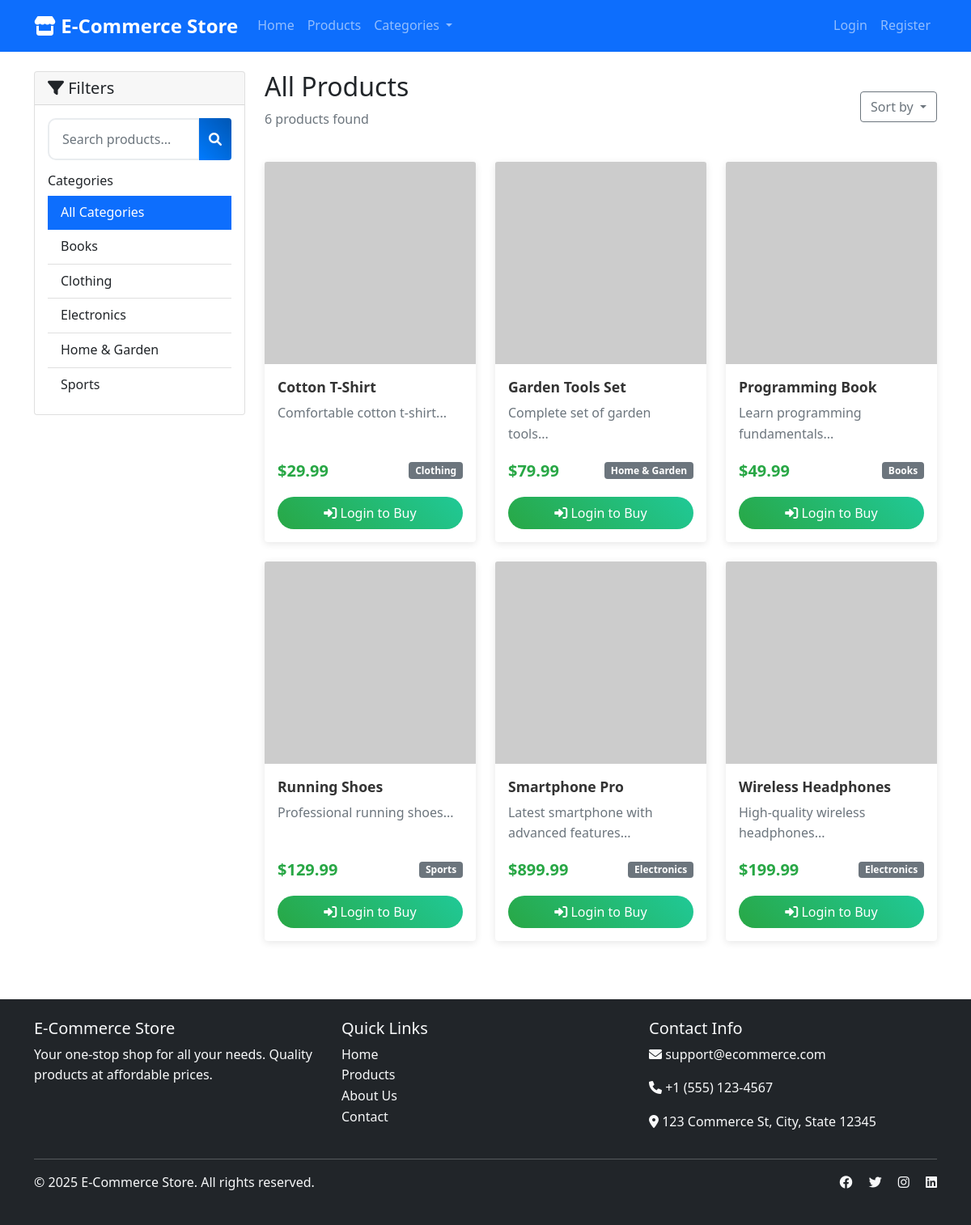
/products.php, run on the app's committed database.
### tables this page shows
CREATE TABLE categories (
    id INT AUTO_INCREMENT PRIMARY KEY,
    name VARCHAR(100) NOT NULL,
    description TEXT,
    image VARCHAR(255),
    created_at TIMESTAMP DEFAULT CURRENT_TIMESTAMP
);

CREATE TABLE products (
    id INT AUTO_INCREMENT PRIMARY KEY,
    name VARCHAR(200) NOT NULL,
    description TEXT,
    price DECIMAL(10, 2) NOT NULL,
    category_id INT,
    stock_quantity INT DEFAULT 0,
    image VARCHAR(255),
    featured BOOLEAN DEFAULT FALSE,
    status ENUM('active', 'inactive') DEFAULT 'active',
    created_at TIMESTAMP DEFAULT CURRENT_TIMESTAMP,
    updated_at TIMESTAMP DEFAULT CURRENT_TIMESTAMP ON UPDATE CURRENT_TIMESTAMP,
    FOREIGN KEY (category_id) REFERENCES categories(id) ON DELETE SET NULL
);

### includes/functions.php (called while the page is built, shortened)
<?php
function isLoggedIn() {
    return isset($_SESSION['user_id']);
}
function formatPrice($price) {
    return '$' . number_format($price, 2);
}
?>

### products.php (the view, shortened to what this page needs)
<?php
include 'includes/header.php';
$category_id = isset($_GET['category']) ? (int)$_GET['category'] : 0;
$search = isset($_GET['search']) ? sanitize($_GET['search']) : '';
$sort = isset($_GET['sort']) ? sanitize($_GET['sort']) : 'name';
$order = isset($_GET['order']) ? sanitize($_GET['order']) : 'ASC';
$where_conditions = ["p.status = 'active'"];
$params = [];
$where_clause = implode(' AND ', $where_conditions);
$valid_sorts = ['name', 'price', 'created_at'];
$sort = in_array($sort, $valid_sorts) ? $sort : 'name';
$order = in_array(strtoupper($order), ['ASC', 'DESC']) ? strtoupper($order) : 'ASC';
$page = isset($_GET['page']) ? max(1, (int)$_GET['page']) : 1;
$per_page = 12;
$offset = ($page - 1) * $per_page;
$count_query = "SELECT COUNT(*) FROM products p WHERE $where_clause";
$count_stmt = $pdo->prepare($count_query);
$count_stmt->execute($params);
$total_products = $count_stmt->fetchColumn();
$query = "SELECT p.*, c.name as category_name
          FROM products p
          LEFT JOIN categories c ON p.category_id = c.id
          WHERE $where_clause
          ORDER BY p.$sort $order
          LIMIT $per_page OFFSET $offset";
$stmt = $pdo->prepare($query);
$stmt->execute($params);
$products = $stmt->fetchAll();
$categories_stmt = $pdo->query("SELECT * FROM categories ORDER BY name");
$categories = $categories_stmt->fetchAll();
$current_category = '';
?>
<div class="row">
    <div class="col-lg-3">
        <div class="card mb-4">
            <div class="card-header">
                <h5 class="mb-0"><i class="fas fa-filter"></i> Filters</h5>
            </div>
            <div class="card-body">
                <form method="GET" class="mb-3">
                    <div class="input-group">
                        <input type="text" name="search" class="form-control"
                               placeholder="Search products..."
                               value="<?php echo htmlspecialchars($search); ?>">
                        <button class="btn btn-primary" type="submit">
                            <i class="fas fa-search"></i>
                        </button>
                    </div>
                </form>
                <h6>Categories</h6>
                <div class="list-group list-group-flush">
                    <a href="products.php<?php echo $search ? '?search=' . urlencode($search) : ''; ?>"
                       class="list-group-item list-group-item-action <?php echo $category_id == 0 ? 'active' : ''; ?>">
                        All Categories
                    </a>
                    <?php foreach ($categories as $category): ?>
                        <a href="products.php?category=<?php echo $category['id']; ?><?php echo $search ? '&search=' . urlencode($search) : ''; ?>"
                           class="list-group-item list-group-item-action <?php echo $category_id == $category['id'] ? 'active' : ''; ?>">
                            <?php echo htmlspecialchars($category['name']); ?>
                        </a>
                    <?php endforeach; ?>
                </div>
            </div>
        </div>
    </div>
    <div class="col-lg-9">
        <div class="d-flex justify-content-between align-items-center mb-4">
            <div>
                <h2>
                    <?php if ($current_category): ?>
                        <?php echo htmlspecialchars($current_category); ?>
                    <?php elseif ($search): ?>
                        Search Results for "<?php echo htmlspecialchars($search); ?>"
                    <?php else: ?>
                        All Products
                    <?php endif; ?>
                </h2>
                <p class="text-muted"><?php echo $total_products; ?> products found</p>
            </div>
            <div class="dropdown">
                <button class="btn btn-outline-secondary dropdown-toggle" type="button"
                        data-bs-toggle="dropdown">
                    Sort by
                </button>
            </div>
        </div>
        <?php if (empty($products)): ?>
            <div class="text-center py-5">
                <i class="fas fa-search text-muted" style="font-size: 4rem;"></i>
                <h4 class="mt-3">No products found</h4>
                <p class="text-muted">Try adjusting your search criteria or browse all categories.</p>
                <a href="products.php" class="btn btn-primary">View All Products</a>
            </div>
        <?php else: ?>
            <div class="row">
                <?php foreach ($products as $product): ?>
                    <div class="col-md-6 col-xl-4 mb-4">
                        <div class="card product-card h-100">
                            <img src="<?php echo $product['image'] ?: 'https://via.placeholder.com/300x250?text=' . urlencode($product['name']); ?>"
                                 class="card-img-top product-image"
                                 alt="<?php echo htmlspecialchars($product['name']); ?>">
                            <div class="card-body d-flex flex-column">
                                <h5 class="card-title">
                                    <a href="product.php?id=<?php echo $product['id']; ?>" class="product-title">
                                        <?php echo htmlspecialchars($product['name']); ?>
                                    </a>
                                </h5>
                                <p class="card-text text-muted flex-grow-1">
                                    <?php echo htmlspecialchars(substr($product['description'], 0, 100)) . '...'; ?>
                                </p>
                                <div class="d-flex justify-content-between align-items-center mb-3">
                                    <span class="product-price"><?php echo formatPrice($product['price']); ?></span>
                                    <span class="badge bg-secondary"><?php echo htmlspecialchars($product['category_name']); ?></span>
                                </div>
                                <div class="mt-auto">
                                    <?php if ($product['stock_quantity'] > 0): ?>
                                        <?php if (isLoggedIn()): ?>
                                            <button class="btn btn-cart w-100 add-to-cart"
                                                    data-product-id="<?php echo $product['id']; ?>">
                                                <i class="fas fa-cart-plus"></i> Add to Cart
                                            </button>
                                        <?php else: ?>
                                            <a href="login.php" class="btn btn-cart w-100">
                                                <i class="fas fa-sign-in-alt"></i> Login to Buy
                                            </a>
                                        <?php endif; ?>
                                    <?php else: ?>
                                        <button class="btn btn-secondary w-100" disabled>
                                            <i class="fas fa-times"></i> Out of Stock
                                        </button>
                                    <?php endif; ?>
                                </div>
                            </div>
                        </div>
                    </div>
                <?php endforeach; ?>
            </div>
        <?php endif; ?>
    </div>
</div>
<?php include 'includes/footer.php'; ?>

### assets/css/style.css (style rules this page uses)
body { font-family: 'Segoe UI', Tahoma, Geneva, Verdana, sans-serif; line-height: 1.6; }
.product-card { transition: transform 0.3s ease, box-shadow 0.3s ease; border: none; box-shadow: 0 2px 10px rgba(0,0,0,0.1); }
.product-image { height: 250px; object-fit: cover; width: 100%; }
.product-title { font-size: 1.1rem; font-weight: 600; color: #333; text-decoration: none; }
.product-price { font-size: 1.25rem; font-weight: bold; color: #28a745; }
.btn-primary { background: linear-gradient(45deg, #007bff, #0056b3); border: none; transition: all 0.3s ease; }
.btn-cart { background: linear-gradient(45deg, #28a745, #20c997); border: none; color: white; padding: 0.5rem 1rem; border-radius: 25px; transition: all 0.3s ease; }
.form-control { border-radius: 10px; border: 2px solid #e9ecef; padding: 0.75rem 1rem; transition: border-color 0.3s ease; }

### data on the page
categories: name "Books"
categories: name "Clothing"
categories: name "Electronics"
categories: name "Home & Garden"
categories: name "Sports"
products: name "Cotton T-Shirt", description "Comfortable cotton t-shirt", price "$29.99", category.name "Clothing", stock_quantity "Login to Buy"
products: name "Garden Tools Set", description "Complete set of garden tools", price "$79.99", category.name "Home & Garden", stock_quantity "Login to Buy"
products: name "Programming Book", description "Learn programming fundamentals", price "$49.99", category.name "Books", stock_quantity "Login to Buy"
products: name "Running Shoes", description "Professional running shoes", price "$129.99", category.name "Sports", stock_quantity "Login to Buy"
products: name "Smartphone Pro", description "Latest smartphone with advanced features", price "$899.99", category.name "Electronics", stock_quantity "Login to Buy"
products: name "Wireless Headphones", description "High-quality wireless headphones", price "$199.99", category.name "Electronics", stock_quantity "Login to Buy"

### other printed values
$total_products "6"
